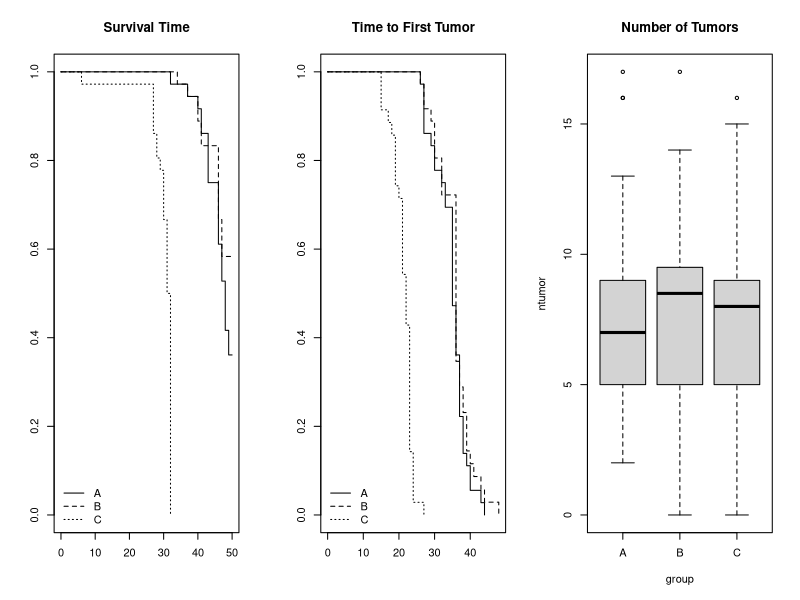

Reproduce this figure in R.
library(coin)


### Name: photocar
### Title: Multiple Dosing Photococarcinogenicity Experiment
### Aliases: photocar
### Keywords: datasets

### ** Examples

## Plotting data
op <- par(no.readonly = TRUE) # save current settings
layout(matrix(1:3, ncol = 3))
with(photocar, {
    plot(survfit(Surv(time, event) ~ group),
         lty =  1:3, xmax = 50, main = "Survival Time")
    legend("bottomleft", lty = 1:3, levels(group), bty = "n")
    plot(survfit(Surv(dmin, tumor) ~ group),
         lty = 1:3, xmax = 50, main = "Time to First Tumor")
    legend("bottomleft", lty = 1:3, levels(group), bty = "n")
    boxplot(ntumor ~ group, main = "Number of Tumors")
})
par(op) # reset

## Approximative multivariate (all three responses) test
it <- independence_test(Surv(time, event) + Surv(dmin, tumor) + ntumor ~ group,
                        data = photocar,
                        distribution = approximate(B = 10000))

## Global p-value
pvalue(it)

## Why was the global null hypothesis rejected?
statistic(it, type = "standardized")
pvalue(it, method = "single-step")
